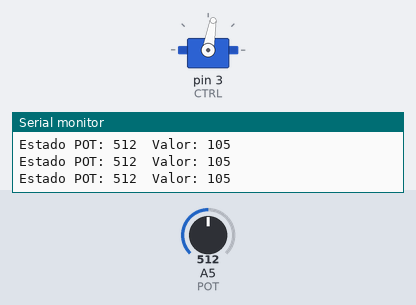
A sketch run on a simulated Arduino Uno, built with avr-gcc and run on an emulated ATmega328P. Shown: servo, the last lines printed to the serial monitor. The test bench sets the inputs (shaded band); at power-on: A5 (POT) = 512.

Above: at 1.2 s.
1.3 s: A5 (POT) set to 716
At 2.3 s:
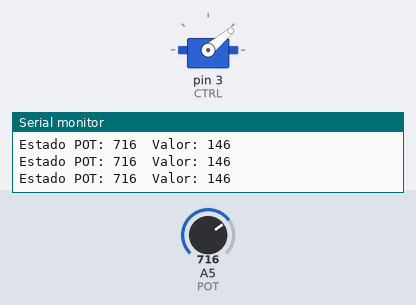
2.8 s: A5 (POT) set to 306
At 3.8 s:
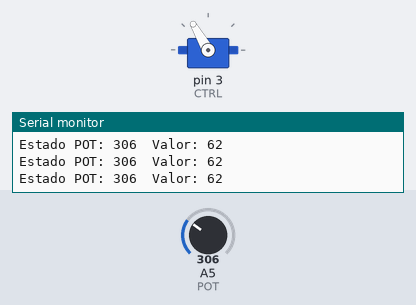
4.3 s: A5 (POT) set to 90
At 5.2 s:
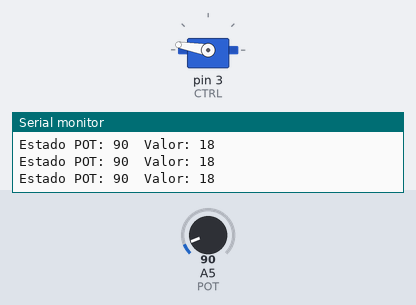
5.9 s: A5 (POT) set to 160
At 6.7 s:
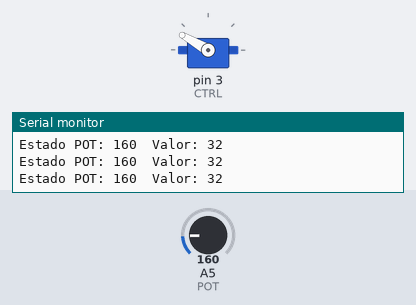
7.4 s: A5 (POT) set to 10
At 8.1 s:
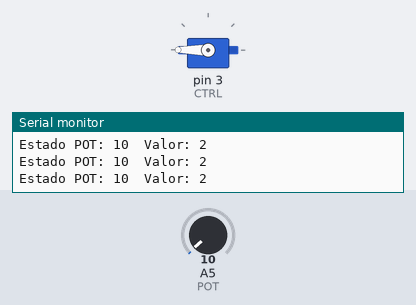
8.9 s: A5 (POT) set to 70
At 9.5 s:
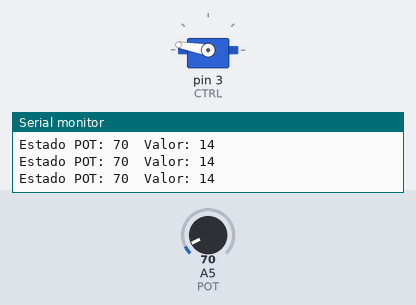
Timing chart, 0 to 11.4 s (numbered marks = the images above; inputs shaded):
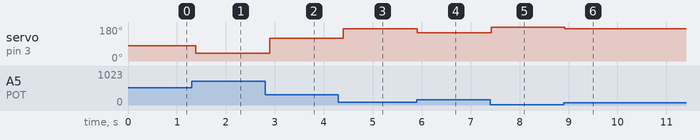

Measured:
- after the input at 1.3 s, servo on pin 3 (CTRL): 80° → 40° after 0.08 s
- after the input at 2.8 s, servo on pin 3 (CTRL): 40° → 120° after 0.09 s
- after the input at 4.3 s, servo on pin 3 (CTRL): 120° → 170° after 0.10 s
- after the input at 5.9 s, servo on pin 3 (CTRL): 170° → 150° at once
- after the input at 7.4 s, servo on pin 3 (CTRL): 150° → 180° at once
- after the input at 8.9 s, servo on pin 3 (CTRL): 180° → 170° at once

The sketch:

servo_con_potenciometro.ino
```cpp
/*
* Prueba del funcionamiento de un servomotor
* empleando la libreria <Servo.h>. El servo se
* controla medinte un potencometro conecado en A5
* usando el comando map combertimos los valores del
* potenciomero 0-1023 en una seña de 0-210 que se
* divide en grupos en cada uno se aumena 10º asa legar a 180º
* tanbien funcionan de forma inversa.
* PIN 3 - Salida de control del servo (CTRL)
* PIN A5 - Enrada analogica potenciometro
*
* Rey Mirón Brais
*
* 03 / 05 / 2025
*/

#include <Servo.h>

//Pin de control del servo PIN 3
//Pin de entrada anaologica potenciometro
#define CTRL 3
#define POT A5

int estado = 0; // (esado) Vaor entero del potenciometro
Servo motor;

void setup(){
 motor.attach(CTRL);
  motor.write(180); // Posicionar motor en el centro
 Serial.begin(9600); // Activación del monitor serie
}
void loop(){
  estado = analogRead(POT); // Leer potenciometro y guardar en estado (numero entero)
  int valor = map(estado, 0, 1023, 0, 210);
    if(valor >= 0 && valor <= 10){ //Condiciones para cambiar el anguo de 10º segun el vaor del POT asa 180º
      motor.write(180);
    }
    if(valor >= 10 && valor <= 20){
      motor.write(170);
    }
    if(valor >= 20 && valor <= 30){
      motor.write(160);
    }
    if(valor >= 30 && valor <= 40){
      motor.write(150);
    }
    if(valor >= 40 && valor <= 50){
      motor.write(140);
    }
    if(valor >= 50 && valor <= 60){
      motor.write(130);
    }
    if(valor >= 60 && valor <= 70){
      motor.write(120);
    }
    if(valor >= 70 && valor <= 80){
      motor.write(110);
    }
    if(valor >= 80 && valor <= 90){
      motor.write(100);
    }
    if(valor >= 90 && valor <= 100){
      motor.write(90);
    }
    if(valor >= 100 && valor <= 110){
      motor.write(80);
    }
    if(valor >= 110 && valor <= 120){
      motor.write(70);
    }
  if(valor >= 120 && valor <= 130){
      motor.write(60);
    }
  if(valor >= 130 && valor <= 140){
      motor.write(50);
    }
  if(valor >= 140 && valor <= 150){
      motor.write(40);
    }
  if(valor >= 150 && valor <= 160){
      motor.write(30);
    }
  if(valor >= 160 && valor <= 170){
      motor.write(20);
    }
  if(valor >= 170 && valor <= 180){
      motor.write(10);
    }
  if(valor >= 180 && valor <= 190){
      motor.write(0);
    }
  Serial.print("Estado POT: "); Serial.print(estado); Serial.print("  "); Serial.print("Valor: "); Serial.println(valor);
  delay(125);
}
```
